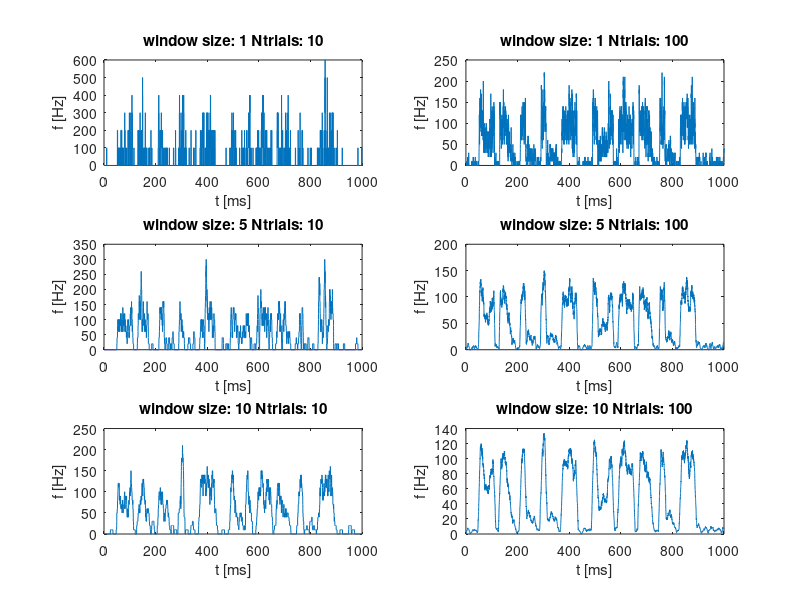
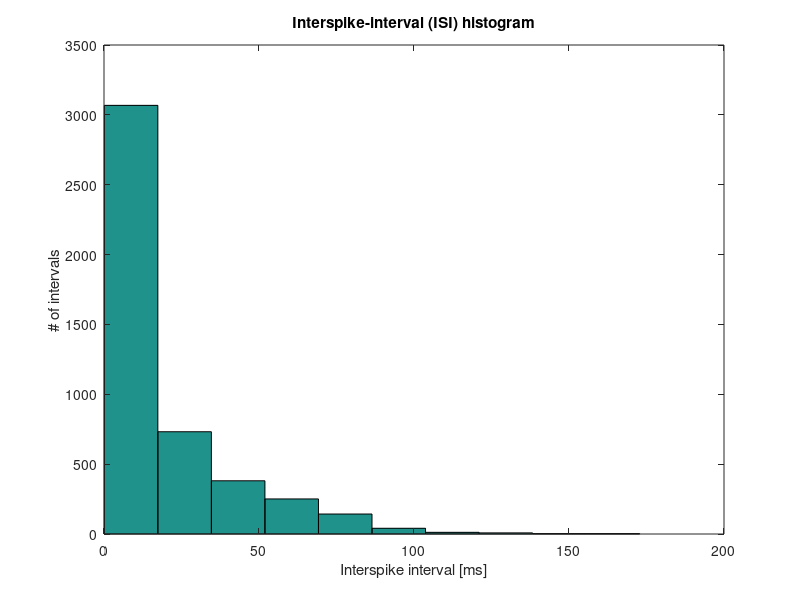
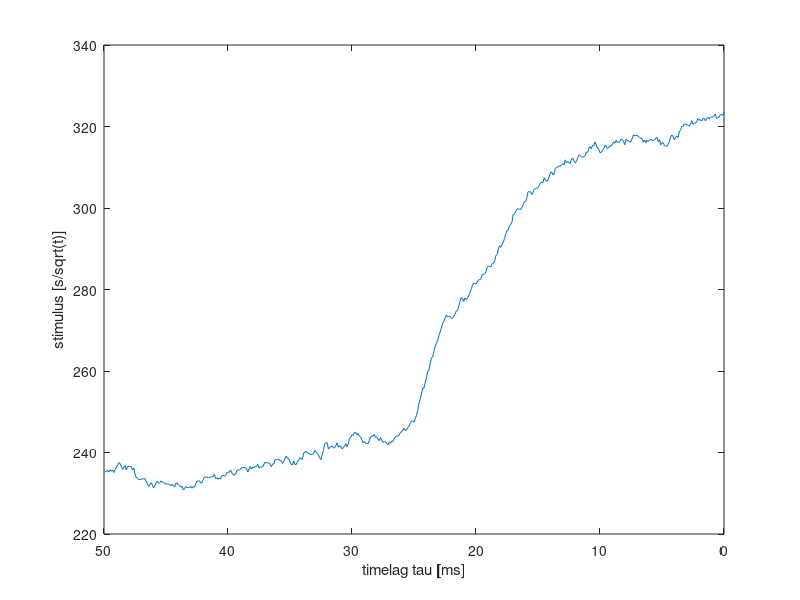
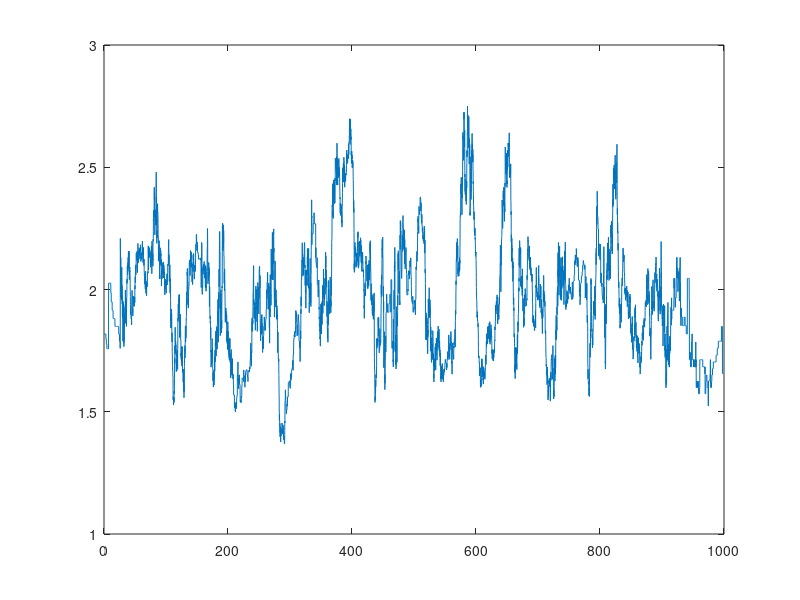

These charts were generated, in order, by the following MATLAB code:
% Solution for exercise 2 of AAND

%%
% author: Paula Kuokkanen
% date: 24 April 2009


% NAME: Stephan Gabler
% Student ID number: 329131
% I co-operated with: Mirko Dietricht
% I used some 4 hours doing this exercise



%% Part 1: Trial-Averaged firing rates

clear
load SpikeTimes    % load spike time data
SpikeTimes  = SpikeTimes';
T           = 1000;
res         = 0.1;
windows     = [1 5 10];
n_trials    = [10 100];
time        = 0:res:T-res;


%% a+b) different windows - different number of trials
rectf   = @(t, sig) ones(1, length(find(t<sig))) * 1/sig;
average = zeros(length(windows)*length(n_trials), length(time));
N       = size(SpikeTimes,2);                               % number of trials

figure(1);

% for the different window functions
for i = 1:length(windows)
    for j = 1:length(n_trials);
        idx = (i*2)-mod(j,2);
        subplot(length(windows),length(n_trials),idx);
        
        perms       = randperm(N);
        rand_trials = perms(1:n_trials(j));
        % for all trials
        for k = 1:n_trials(j);
            
            % remove NaNs, create spiketrain
            valid           = SpikeTimes(rand_trials(k), ~isnan(SpikeTimes(rand_trials(k),:)));
            spiketrain      = zeros(1, T/res);
            spiketrain(int16(valid/res)) = 1;
            
            % create, normalize kernel and convolve the signals
            kernel          = rectf(time, windows(i));
            kernel          = kernel/sum(kernel);
            c               = conv(spiketrain, kernel);
            samerange       = length(kernel)/2:length(c)-(length(kernel)/2);
            average(idx,:)  = average(idx,:) + c(samerange);
        end
        
        % average over trials and plot the average
        average(idx,:) = average(idx,:) / n_trials(j);
        plot(time, average(idx,:)*10000);
        title(['window size: ' num2str(windows(i)) ' Ntrials: ' num2str(n_trials(j))]);
        xlabel('t [ms]');
        ylabel('f [Hz]');
    end
end

%% c) reading of the neural code
% the neural code of the presented stimulus seams to be oscillatory firing.
% the readability could be improved by using a measure for oscillatory behavior.
% the autocorrelation of the response could be measured for example




%% Part 2, spike-train statistics

%% 2 a) ISI distribution

% compute differences  row-wise, flatten the result and remove NaNs
isis = diff(SpikeTimes,1,2);
isis = isis(:);
isis = isis(~isnan(isis));

% construct histogram
figure(2)
hist(isis)
title('Interspike-interval (ISI) histogram');
xlabel('Interspike interval [ms]');
ylabel('# of intervals');

%% 2 b) CV
disp(['coeff of variation: ' num2str(std(isis)/mean(isis))]);


%% 2 c) Fano factor

% count the spikes in a trial
spikes      = sum(~isnan(SpikeTimes(:,:)),2);
fano_factor = std(spikes)^2/mean(spikes);
disp(['fano factor: ' num2str(fano_factor)]);



%% Part 3, spike-triggered average

% Download Stim_Spikes_forSTA.mat from the course website. It contains
% the Stimulus vector, the corresponding Time vector with time in ms, and
% the SpikeTimes obtained from 100 presentations of the stimulus to a model
% neuron. Calculate the spike-triggered average.

% Hint 1: See how the matlab function xcorr is related to the equations
% given in the exercise sheet.

% Hint 2: dividing by the total number of spikes is equivalent to first
% dividing by the number of trials to generate the trial-averaged neuronal
% response function, and then dividing by the average number of spikes per
% trial when calculating the STA.

load Stim_Spikes_forSTA;
SpikeTimes  = SpikeTimes';

average = zeros(1, length(time));
N       = size(SpikeTimes,1);                               % number of trials
window  = 50;

f = figure(3);

kernel          = rectf(time, window);
kernel          = kernel/sum(kernel);

% for all trials
for k = 1:N;
    
    % remove NaNs, create spiketrain
    valid           = SpikeTimes(k, SpikeTimes(k,:) ~= 0 );
    spiketrain      = zeros(1, T/res);
    spiketrain(int16(valid/res)) = 1;
    
    % create, normalize kernel and convolve the signals
    c               = conv(spiketrain, kernel);
    samerange       = length(kernel)/2:length(c)-(length(kernel)/2);
    average         = average + c(samerange);
end

% average over trials and plot the average
average = average ./ N;
average = average * 10000;
resp    = xcorr(average, Stimulus);

% average number of spikes per trial --> normalization
mean_n  = mean(sum(SpikeTimes ~= 0,2));
resp    = resp ./ mean_n;


prespike = int16((length(resp)/2)-(window/res):(length(resp)/2));
plot(resp(prespike));
set(gca,'XTickLabel',{'50','40','30','20','10','0'});
xlim([0 500]);
ylabel('stimulus [s/sqrt(t)]');
xlabel('timelag tau [ms]');




%% finished early
% I think this should almost be the solution.
% Just the factor is not in the range that I expect and at the moment
% I don't get why. So solution with some scaling problem left but except from
% this the method should be correct I think.
sliding_window = 50;
load SpikeTimes
SpikeTimes  = SpikeTimes';


counts  = zeros(N, length(time));

figure(4);

% for all trials
for i = 1:N
    
    % remove NaNs, create spiketrain
    valid           = SpikeTimes(i, ~isnan(SpikeTimes(i,:)));
    spiketrain      = zeros(1, T/res);
    spiketrain(int16(valid/res)) = 1;
    
    % create, normalize kernel and convolve the signals
    kernel      = rectf(time, sliding_window);
    kernel      = kernel/sum(kernel);
    c           = conv(spiketrain, kernel);
    samerange   = length(kernel)/2:length(c)-(length(kernel)/2);
    counts(i,:) = c(samerange) * 1000;
end

% fano factor across trials over time
factors = zeros(1, length(time));
for i = 1:length(time)
    factors(i) = std(counts(:,i))^2 / mean(counts(:,i));
end
plot(time, factors);


